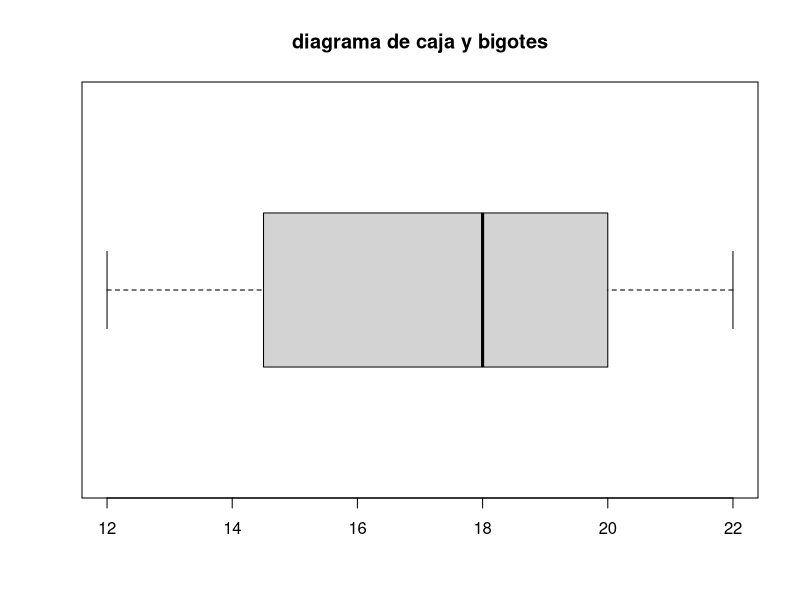
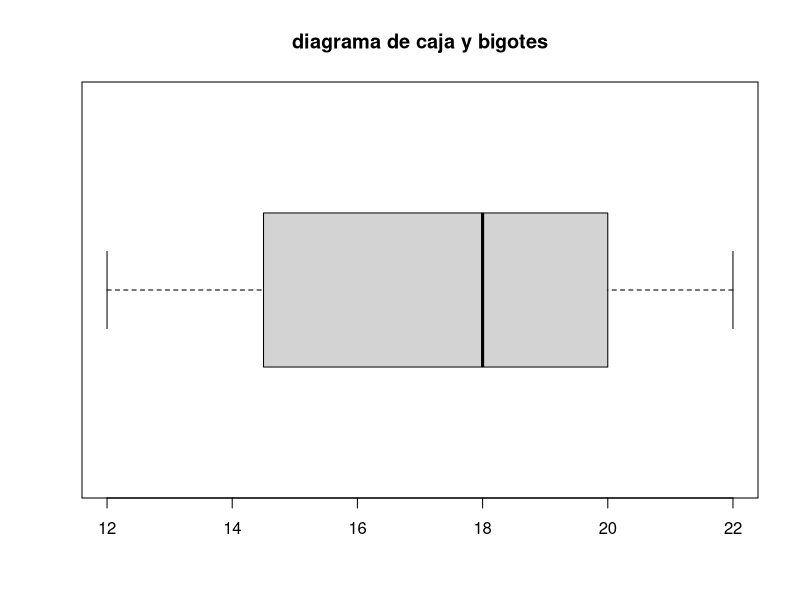

These charts were generated, in order, by the following R code:
#Rango
datos = c(12,15,14,19,22,18,21)
rango = max(datos) - min(datos)
rango

#min(x)#devuelve el valor más bajo
#max(x)#devuelve el valor más alto

range(datos)
rango1=diff(range(datos))
rango1


#desviacion standard 
#mide la dispercion respecto a la media
#son las mismas unidades de los valores trabajados
#Para una muestra
sd(datos)

#para una poblacion

desv_poblacional = sqrt(sum((datos-mean(datos))^2)/length(datos))
desv_poblacional                      

#varianza muestral
var(datos)

#varianza poblacional
var_poblacional = sum((datos-mean(datos))^2)/length(datos)
var_poblacional
#varianza
# es igual al cuadrado de la div. std.
#no es comun usar, unidades son trabajadas al cuadrado

#coeficiente de variacion 
#para un conjuto de datos muestrales o poblaciones
#no negativos, expresado como % describe la desviacion estandar en relacion con 
#la media


# muestra : /x
#poblacion:  /u
cv_muestral=sd(datos)/mean(datos)*100
cv_muestral


#medias de poscion relativa
#indica la ubicacion de valores en relacion con los demas valores dentro del mismo conjunto 
#puntuacion z: a cuantas divisiones std. se ecuentra un valor respecto de la media
valor_z = (sort(datos)-mean(datos))/sd(datos)
valor_z
#numeros sin medida
#permite indetificar valores por encima o debjao de la medida
#permite comparar mas datos en diferentes escalas
#permite comparar datos en diferentes escalas

#percentiles
quantile(datos, probs = c(0.25,0.5,0.75)) #cuartiles
quantile(datos, probs = c(0.1,0.9))
#cuartiles
#si quiero solo parte numerica unicamnete uso "as.numeric"
as.numeric(quantile(datos,probs=c(0.1,0.9)))

#Rango intercuartílico RIQ: "QUARTIL 3 - QUARTIL 1"

#Rango semi-intercuartílico  : Mitad del RIQ

#Cuartil Medio: Promedio de "Q1 y Q3"

#Rango percentil 10-90: Dispecion del 80% central

Q1= as.numeric(quantile(datos,0.25))

Q3=as.numeric(quantile(datos,0.75))

RIQ= Q3-Q1
RIQ

RSIQ= RIQ/2
RSIQ

CM= (Q1+Q3)/2
CM
#rango percentil 10,90
diff(as.numeric(quantile(datos,probs=c(0.1,0.9))))

summary(datos)

#graficar
boxplot(datos,range =0, main = "diagrama de caja y bigotes", horizontal = TRUE)

LI=Q1-1.5*RIQ
LS=Q3+1.5*RIQ
outliers = datos [datos < LI | datos > LS]
outliers

boxplot(datos, main = "diagrama de caja y bigotes", horizontal = TRUE)

datos =  c(-50,12,15,14,19,22,18,21,100)


